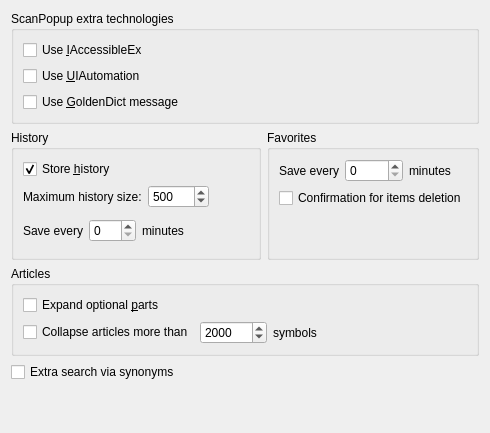
     <widget class="QWidget" name="tab_Advanced">
      <attribute name="title">
       <string>Ad&amp;vanced</string>
      </attribute>
      <layout class="QVBoxLayout" name="verticalLayout_11">
       <item>
        <widget class="QGroupBox" name="groupBox_ScanPopupTechnologies">
         <property name="title">
          <string>ScanPopup extra technologies</string>
         </property>
         <layout class="QVBoxLayout" name="verticalLayout_13">
          <item>
           <widget class="QCheckBox" name="scanPopupUseIAccessibleEx">
            <property name="toolTip">
             <string>Try to use IAccessibleEx technology to retrieve word under cursor.
This technology works only with some programs that support it
 (for example Internet Explorer 9).
It is not needed to select this option if you don't use such programs.</string>
            </property>
            <property name="text">
             <string>Use &amp;IAccessibleEx</string>
            </property>
           </widget>
          </item>
          <item>
           <widget class="QCheckBox" name="scanPopupUseUIAutomation">
            <property name="toolTip">
             <string>Try to use UI Automation technology to retrieve word under cursor.
This technology works only with some programs that support it.
It is not needed to select this option if you don't use such programs.</string>
            </property>
            <property name="text">
             <string>Use &amp;UIAutomation</string>
            </property>
           </widget>
          </item>
          <item>
           <widget class="QCheckBox" name="scanPopupUseGDMessage">
            <property name="toolTip">
             <string>Try to use special GoldenDict message to retrieve word under cursor.
This technology works only with some programs that support it.
It is not needed to select this option if you don't use such programs.</string>
            </property>
            <property name="text">
             <string>Use &amp;GoldenDict message</string>
            </property>
           </widget>
          </item>
         </layout>
        </widget>
       </item>
       <item>
        <layout class="QHBoxLayout" name="horizontalLayout_15">
         <item>
          <widget class="QGroupBox" name="historyBox">
           <property name="title">
            <string>History</string>
           </property>
           <layout class="QVBoxLayout" name="verticalLayout_14">
            <item>
             <widget class="QCheckBox" name="storeHistory">
              <property name="toolTip">
               <string>Turn this option on to store history of the translated words</string>
              </property>
              <property name="text">
               <string>Store &amp;history</string>
              </property>
              <property name="checked">
               <bool>true</bool>
              </property>
             </widget>
            </item>
            <item>
             <layout class="QHBoxLayout" name="horizontalLayout_9">
              <property name="topMargin">
               <number>0</number>
              </property>
              <item>
               <widget class="QLabel" name="historySizeLabel">
                <property name="toolTip">
                 <string>Specify the maximum number of entries to keep in history.</string>
                </property>
                <property name="text">
                 <string>Maximum history size:</string>
                </property>
               </widget>
              </item>
              <item>
               <widget class="QSpinBox" name="historyMaxSizeField">
                <property name="accelerated">
                 <bool>true</bool>
                </property>
                <property name="maximum">
                 <number>99999</number>
                </property>
                <property name="value">
                 <number>500</number>
                </property>
               </widget>
              </item>
              <item>
               <spacer name="horizontalSpacer_8">
                <property name="orientation">
                 <enum>Qt::Horizontal</enum>
                </property>
                <property name="sizeHint" stdset="0">
                 <size>
                  <width>40</width>
                  <height>20</height>
                 </size>
                </property>
               </spacer>
              </item>
             </layout>
            </item>
            <item>
             <layout class="QHBoxLayout" name="horizontalLayout_10">
              <item>
               <widget class="QLabel" name="label_10">
                <property name="toolTip">
                 <string>History saving interval. If set to 0 history will be saved only during exit.</string>
                </property>
                <property name="statusTip">
                 <string/>
                </property>
                <property name="text">
                 <string>Save every</string>
                </property>
               </widget>
              </item>
              <item>
               <widget class="QSpinBox" name="historySaveIntervalField">
                <property name="statusTip">
                 <string/>
                </property>
                <property name="maximum">
                 <number>120</number>
                </property>
               </widget>
              </item>
              <item>
               <widget class="QLabel" name="label_11">
                <property name="text">
                 <string>minutes</string>
                </property>
               </widget>
              </item>
              <item>
               <spacer name="horizontalSpacer_9">
                <property name="orientation">
                 <enum>Qt::Horizontal</enum>
                </property>
                <property name="sizeHint" stdset="0">
                 <size>
                  <width>40</width>
                  <height>20</height>
                 </size>
                </property>
               </spacer>
              </item>
             </layout>
            </item>
           </layout>
          </widget>
         </item>
         <item>
          <widget class="QGroupBox" name="favoritesBox">
           <property name="title">
            <string>Favorites</string>
           </property>
           <layout class="QVBoxLayout" name="verticalLayout_21">
            <item>
             <layout class="QHBoxLayout" name="horizontalLayout_16">
              <item>
               <widget class="QLabel" name="label_17">
                <property name="toolTip">
                 <string>Favorites saving interval. If set to 0 Favorites will be saved only during exit.</string>
                </property>
                <property name="text">
                 <string>Save every</string>
                </property>
               </widget>
              </item>
              <item>
               <widget class="QSpinBox" name="favoritesSaveIntervalField">
                <property name="maximum">
                 <number>120</number>
                </property>
               </widget>
              </item>
              <item>
               <widget class="QLabel" name="label_18">
                <property name="text">
                 <string>minutes</string>
                </property>
               </widget>
              </item>
             </layout>
            </item>
            <item>
             <widget class="QCheckBox" name="confirmFavoritesDeletion">
              <property name="toolTip">
               <string>Turn this option on to confirm every operation of items deletion</string>
              </property>
              <property name="text">
               <string>Confirmation for items deletion</string>
              </property>
             </widget>
            </item>
            <item>
             <spacer name="verticalSpacer_15">
              <property name="orientation">
               <enum>Qt::Vertical</enum>
              </property>
              <property name="sizeHint" stdset="0">
               <size>
                <width>20</width>
                <height>40</height>
               </size>
              </property>
             </spacer>
            </item>
           </layout>
          </widget>
         </item>
        </layout>
       </item>
       <item>
        <widget class="QGroupBox" name="groupBox_6">
         <property name="title">
          <string>Articles</string>
         </property>
         <layout class="QVBoxLayout" name="verticalLayout_17">
          <item>
           <widget class="QCheckBox" name="alwaysExpandOptionalParts">
            <property name="toolTip">
             <string>Turn this option on to always expand optional parts of articles</string>
            </property>
            <property name="text">
             <string>Expand optional &amp;parts</string>
            </property>
           </widget>
          </item>
          <item>
           <layout class="QHBoxLayout" name="horizontalLayout_11">
            <item>
             <widget class="QCheckBox" name="collapseBigArticles">
              <property name="toolTip">
               <string>Select this option to automatic collapse big articles</string>
              </property>
              <property name="text">
               <string>Collapse articles more than</string>
              </property>
             </widget>
            </item>
            <item>
             <widget class="QSpinBox" name="articleSizeLimit">
              <property name="toolTip">
               <string>Articles longer than this size will be collapsed</string>
              </property>
              <property name="maximum">
               <number>100000</number>
              </property>
              <property name="singleStep">
               <number>50</number>
              </property>
              <property name="value">
               <number>2000</number>
              </property>
             </widget>
            </item>
            <item>
             <widget class="QLabel" name="label_13">
              <property name="text">
               <string>symbols</string>
              </property>
             </widget>
            </item>
            <item>
             <spacer name="horizontalSpacer_11">
              <property name="orientation">
               <enum>Qt::Horizontal</enum>
              </property>
              <property name="sizeHint" stdset="0">
               <size>
                <width>40</width>
                <height>20</height>
               </size>
              </property>
             </spacer>
            </item>
           </layout>
          </item>
         </layout>
        </widget>
       </item>
       <item>
        <widget class="QCheckBox" name="synonymSearchEnabled">
         <property name="toolTip">
          <string>Turn this option on to enable extra articles search via synonym lists
from Stardict, Babylon and GLS dictionaries</string>
         </property>
         <property name="text">
          <string>Extra search via synonyms</string>
         </property>
        </widget>
       </item>
       <item>
        <spacer name="verticalSpacer_17">
         <property name="orientation">
          <enum>Qt::Vertical</enum>
         </property>
         <property name="sizeHint" stdset="0">
          <size>
           <width>20</width>
           <height>40</height>
          </size>
         </property>
        </spacer>
       </item>
      </layout>
     </widget>
